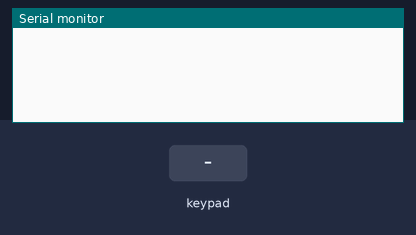
A sketch run on a simulated Arduino Uno, built with avr-gcc and run on an emulated ATmega328P. Shown: the last lines printed to the serial monitor. Wiring (inferred from the names in the program): 4×4 keypad with keys 1 2 3 A 4 5 6 B 7 8 9 C * 0 # D (labels assumed): rows pin 8, pin 9, pin 10, pin 11; columns pin 4, pin 5, pin 6, pin 7. Inputs (shaded band) come from the test bench.

Above: at 1.2 s.
1.3 s: key '1' pressed
At 2.2 s:
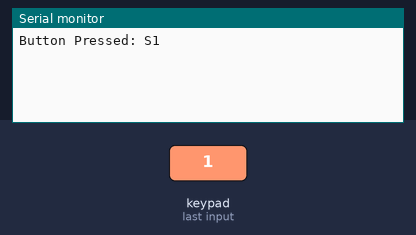
2.8 s: keypad keys 8 9 1 0 1 1 pressed 0.4 s apart
At 6.1 s:
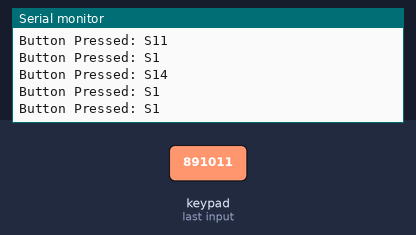
6.7 s: key '2' pressed
At 7.5 s:
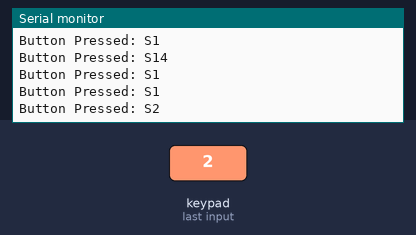
8.2 s: keypad keys 8 9 1 0 1 1 # pressed 0.4 s apart
At 11.7 s:
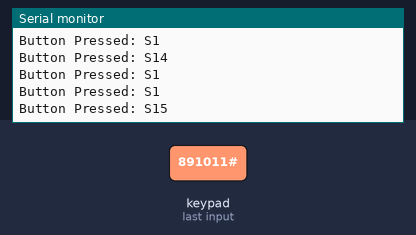
Timing chart, 0 to 13.2 s (numbered marks = the images above; inputs shaded):
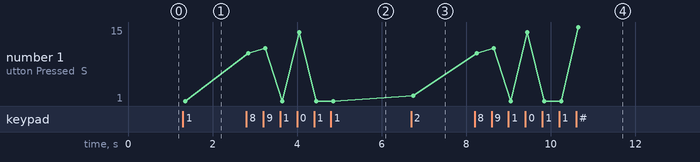

The sketch:

test1.ino
```cpp
// Define the row and column pins of the keypad
#define ROWS 4
#define COLS 4
int rowPins[ROWS] = {8, 9, 10, 11};  // Rows
int colPins[COLS] = {4, 5, 6, 7};   // Columns

// Define the button map (for 16 buttons: S1 to S16)
char* keys[ROWS][COLS] = {  // Array of strings for button labels
  {"S1", "S2", "S3", "S4"},
  {"S5", "S6", "S7", "S8"},
  {"S9", "S10", "S11", "S12"},
  {"S13", "S14", "S15", "S16"}
};

void setup() {
  // Initialize Serial Monitor for debugging
  Serial.begin(9600);

  // Set row pins as output
  for (int i = 0; i < ROWS; i++) {
    pinMode(rowPins[i], OUTPUT);
    digitalWrite(rowPins[i], HIGH);  // Disable all rows initially
  }

  // Set column pins as input with pull-up resistors
  for (int i = 0; i < COLS; i++) {
    pinMode(colPins[i], INPUT_PULLUP);
  }
}

void loop() {
  // Scan the keypad for button presses
  for (int r = 0; r < ROWS; r++) {
    digitalWrite(rowPins[r], LOW);  // Enable the row (set to LOW)

    for (int c = 0; c < COLS; c++) {
      if (digitalRead(colPins[c]) == LOW) {  // Check if button is pressed
        // Debounce the button press
        delay(50);

        // Display the full button value (like "S1", "S2", "S10", etc.)
        Serial.print("Button Pressed: ");
        Serial.println(keys[r][c]);  // Display the full value of the key pressed

        // Wait for the button to be released before checking again
        while (digitalRead(colPins[c]) == LOW);  // Wait for release
      }
    }
    digitalWrite(rowPins[r], HIGH);  // Disable the row (set to HIGH)
  }
}
```

Measured:
- after the input at 1.3 s, the serial monitor: prints a new line after 0.05 s (image 1)
- after the input at 2.8 s, the serial monitor: prints a new line after 0.05 s (image 2)
- after the input at 6.7 s, the serial monitor: prints a new line after 0.05 s (image 3)
- after the input at 8.2 s, the serial monitor: prints a new line after 0.05 s (image 4)
- plotted number 1: 1 → 2 after the input at 6.7 s, 2 → 15 after the input at 8.2 s
